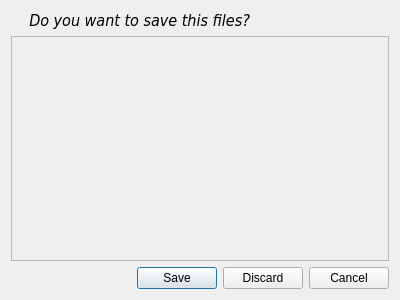
<?xml version="1.0" encoding="UTF-8"?>
<ui version="4.0">
 <class>SaveFileDialog</class>
 <widget class="QDialog" name="SaveFileDialog">
  <property name="enabled">
   <bool>true</bool>
  </property>
  <property name="geometry">
   <rect>
    <x>0</x>
    <y>0</y>
    <width>400</width>
    <height>300</height>
   </rect>
  </property>
  <property name="windowTitle">
   <string>Dialog</string>
  </property>
  <property name="autoFillBackground">
   <bool>true</bool>
  </property>
  <layout class="QGridLayout" name="gridLayout">
   <item row="1" column="0">
    <widget class="QScrollArea" name="scrollArea">
     <property name="autoFillBackground">
      <bool>true</bool>
     </property>
     <property name="widgetResizable">
      <bool>true</bool>
     </property>
     <widget class="QWidget" name="field">
      <property name="geometry">
       <rect>
        <x>0</x>
        <y>0</y>
        <width>380</width>
        <height>224</height>
       </rect>
      </property>
      <layout class="QVBoxLayout" name="verticalLayout_2">
       <property name="spacing">
        <number>0</number>
       </property>
       <property name="sizeConstraint">
        <enum>QLayout::SetNoConstraint</enum>
       </property>
       <property name="leftMargin">
        <number>3</number>
       </property>
       <property name="topMargin">
        <number>3</number>
       </property>
       <property name="rightMargin">
        <number>3</number>
       </property>
       <property name="bottomMargin">
        <number>3</number>
       </property>
      </layout>
     </widget>
    </widget>
   </item>
   <item row="2" column="0">
    <widget class="QDialogButtonBox" name="buttonBox">
     <property name="standardButtons">
      <set>QDialogButtonBox::Cancel|QDialogButtonBox::Discard|QDialogButtonBox::Save</set>
     </property>
    </widget>
   </item>
   <item row="0" column="0">
    <widget class="QLabel" name="label">
     <property name="maximumSize">
      <size>
       <width>16777215</width>
       <height>38</height>
      </size>
     </property>
     <property name="font">
      <font>
       <family>DejaVu Sans Condensed</family>
       <pointsize>12</pointsize>
       <italic>true</italic>
       <bold>false</bold>
      </font>
     </property>
     <property name="text">
      <string>    Do you want to save this files?</string>
     </property>
     <property name="textFormat">
      <enum>Qt::AutoText</enum>
     </property>
     <property name="alignment">
      <set>Qt::AlignLeading|Qt::AlignLeft|Qt::AlignVCenter</set>
     </property>
    </widget>
   </item>
  </layout>
 </widget>
 <resources/>
 <connections/>
</ui>
